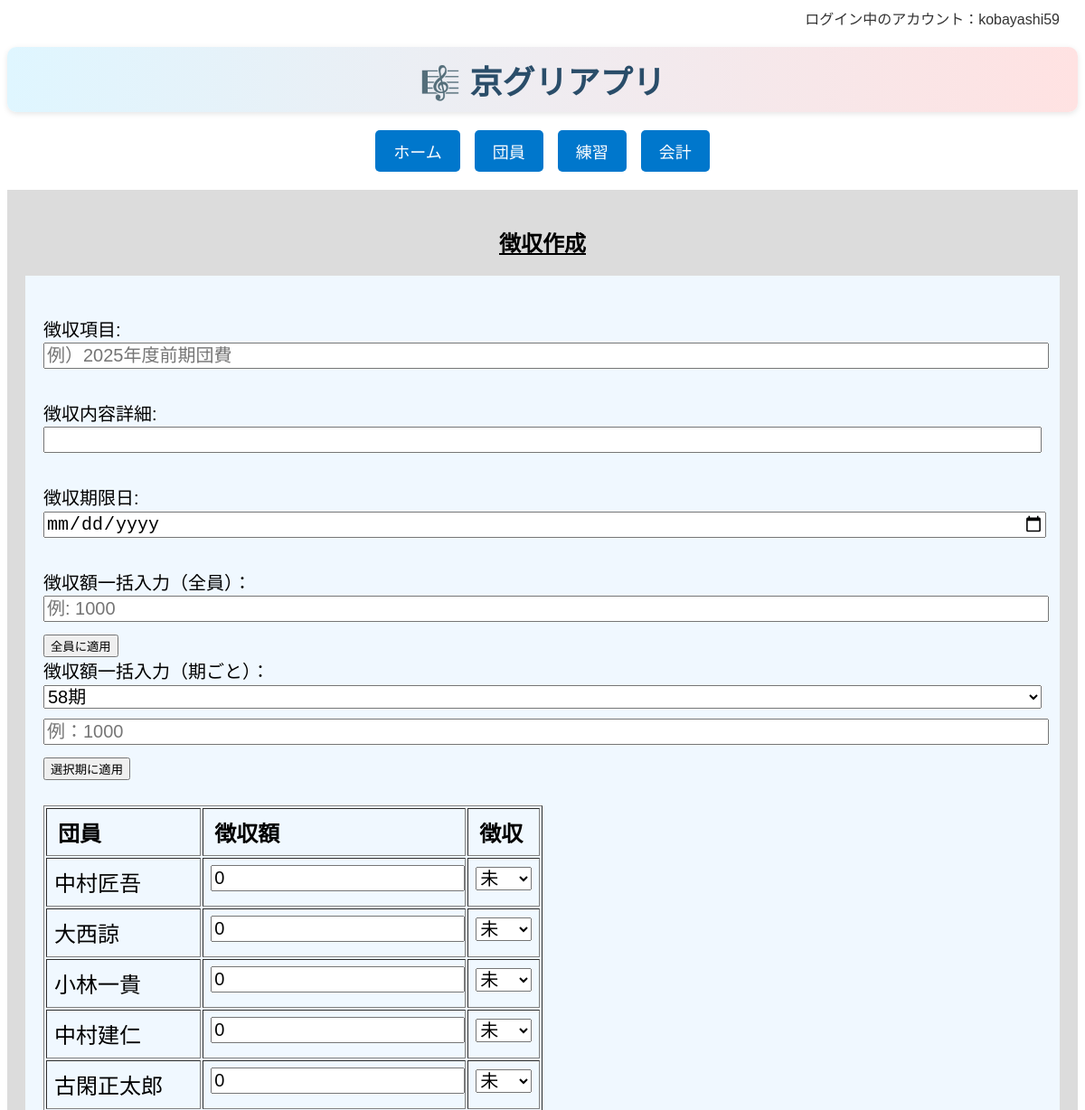
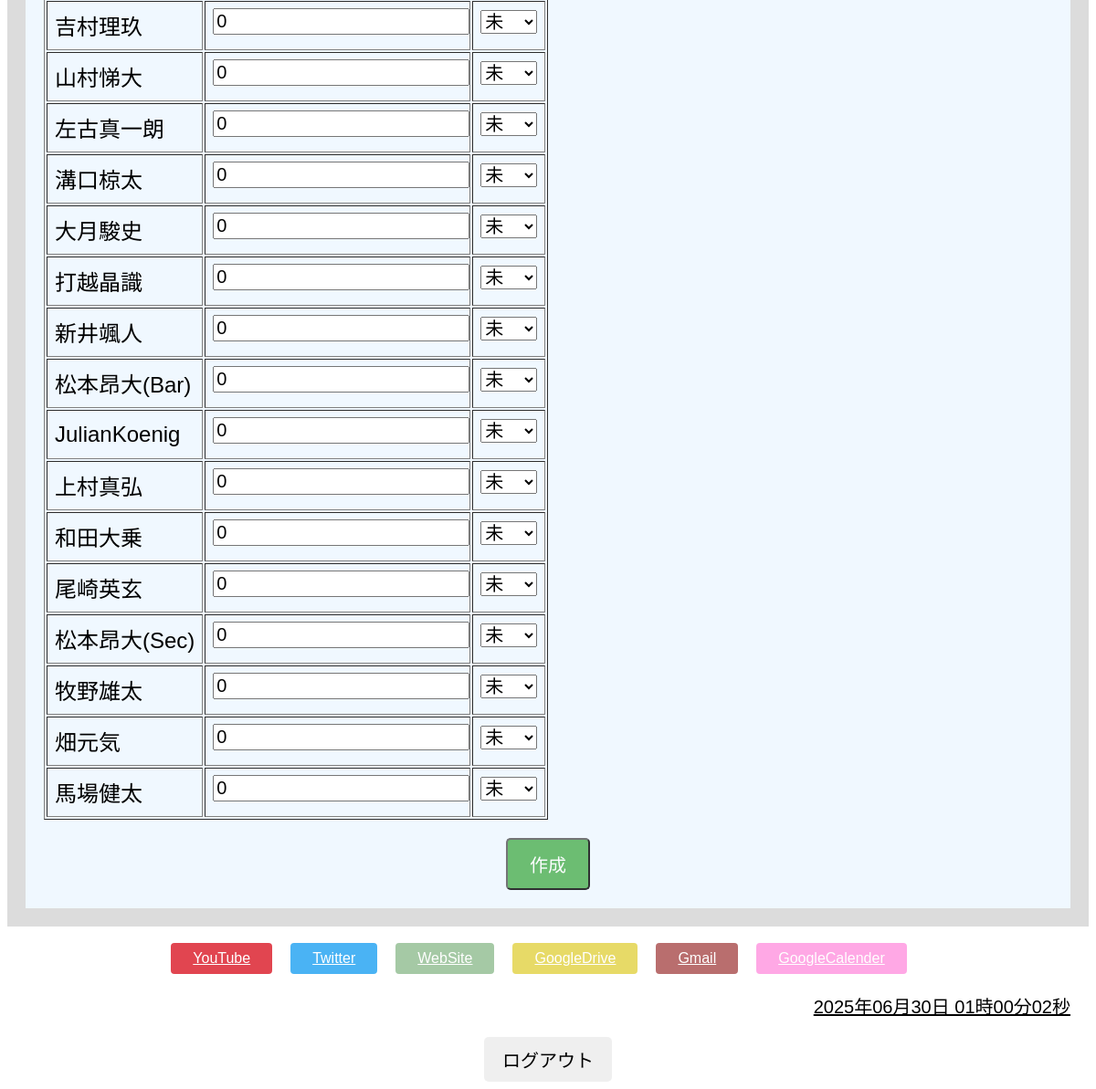
The page /accounting/collection/create/ (signed in) on the database its author committed (2 pictures, top to bottom).
### member/models.py (models this page shows, shortened)
class Member(models.Model):
    PART_CHOICES = [
        ('top', 'トップ'),
        ('second', 'セカンド'),
        ('baritone', 'バリトン'),
        ('bass', 'ベース'),
    ]
    id = models.UUIDField(
        primary_key=True,
        default=uuid.uuid4,
        editable=False,
        verbose_name="ID"
    )  # 主キーとしてUUIDを使用（安全性・衝突回避）
    name = models.CharField(max_length=100, verbose_name="名前")  # 団員名
    kyogleeid = models.IntegerField(verbose_name="期")  # 何期生か（整数）
    joinyear = models.IntegerField(verbose_name="入団年")  # 入団年度
    faculty = models.CharField(max_length=100, verbose_name="所属")  # 学部など
    part = models.CharField(
        max_length=10,
        choices=PART_CHOICES,
        verbose_name="パート"
    )  # 所属パート（選択式）
    role = models.ManyToManyField(
        Role,
        verbose_name="役職",
        blank=True
    )  # 複数の役職と多対多で紐づけ
    picture = CloudinaryField(
        '画像',
        blank=True,
        null=True
    )  # Cloudinaryに保存されるプロフィール画像
    created_at = models.DateTimeField(
        auto_now_add=True,
        verbose_name="作成日時"
    )  # 登録された日時（自動記録）
    updated_at = models.DateTimeField(
        auto_now=True,
        verbose_name="更新日時"
    )  # 最終更新日時（自動記録）
    user = models.OneToOneField(
        User,
        on_delete=models.CASCADE,
        null=True,
        blank=True
    )  # Djangoのログインユーザーと紐づけ（任意）

### accounting/views/collection_views.py (the view)
# urls.py: path('collection/create/', collection_views.collection_create, name='collection_create'),  # 新規徴収項目
@login_required
def collection_create(request):
    members = Member.objects.all().order_by('kyogleeid', 'name')
    kyoglee_list = Member.objects.values_list('kyogleeid', flat=True).distinct().order_by('kyogleeid')
    if request.method == 'POST':
        form = CollectionForm(request.POST)
        record_forms = []
        all_valid = True
        for member in members:
            amount_key = f"amount_{member.id}"
            status_key = f"status_{member.id}"
            try:
                amount = int(request.POST.get(amount_key, 0))
                status = request.POST.get(status_key, '未')
            except ValueError:
                amount = 0
                status = '未'
            if status == '不要':
                amount = 0
            record_forms.append({
                'member': member,
                'amount': amount,
                'status': status,
            })
        if form.is_valid():
            collection = form.save()
            for record in record_forms:
                CollectionRecord.objects.create(
                    collection=collection,
                    member=record['member'],
                    amount=record['amount'],
                    status=record['status']
                )
            return redirect('accounting:collection_list', year=collection.deadline.year)
    else:
        form = CollectionForm()
        record_forms = [{'member': m, 'amount': '', 'status': '未'} for m in members]
    return render(request, 'accounting/collection/collection_create.html', {
        'form': form,
        'members': members,
        'record_forms': record_forms,
        'kyoglee_list': kyoglee_list,
    })

### accounting/forms/collection_forms.py
class CollectionForm(forms.ModelForm):
    class Meta:
        model = Collection
        fields = ['title', 'content', 'deadline']
        labels = {
            'title': '徴収項目',
            'content': '徴収内容詳細',
            'deadline': '徴収期限日',
        }
        widgets = {
            'title': forms.TextInput(attrs={'placeholder': '例）2025年度前期団費'}),
            'content': forms.TextInput(attrs={'rows': 5, 'cols': 40, 'class': 'responsive-textarea'}),
            'deadline': forms.DateInput(attrs={'type': 'date'}),  # 日付選択用カレンダー入力
        }

### templates/accounting/collection/collection_create.html (shortened to what this page needs)
{% extends "base/base.html" %}
{% block body %}
<div class="contents">
    <h2 class="page_name">徴収作成</h2>
    <div class="register_contents">
        <form method="POST" class="register_form">
            {{ form.as_p }}
            <div>
                <label for="bulk_amount">徴収額一括入力（全員）：</label>
                <input type="number" id="bulk_amount" placeholder="例: 1000">
                <button type="button" onclick="applyBulkAmount()" class="wide-button">全員に適用</button>
            </div>
            <div>
                <label for="kyoglee_select">徴収額一括入力（期ごと）：</label>
                <select id="kyoglee_select">
                    {% for k in kyoglee_list %}
                        <option value="{{ k }}">{{ k }}期</option>
                    {% endfor %}
                </select>
                <input type="number" id="kyoglee_amount" placeholder="例：1000">
                <button type="button" onclick="applyKyogleeAmount()" class="wide-button">選択期に適用</button>
            </div>
            <br>
            <div>
            <table border="1">
                <thead>
                    <tr>
                        <th>団員</th>
                        <th>徴収額</th>
                        <th>徴収</th>
                    </tr>
                </thead>
                <tbody>
                    {% for member in members %}
                    <tr data-kyoglee="{{ member.kyogleeid }}">
                        <td>{{ member.name }}</td>
                        <td><input type="number" name="amount_{{ member.id }}" value="0"></td>
                        <td>
                            <select name="status_{{ member.id }}">
                                <option value="未">未</option>
                            </select>
                        </td>
                    </tr>
                    {% endfor %}
                </tbody>
            </table>
        </div>
            <div class="save_wrapper">
                <button type="submit" class="save">作成</button>
            </div>
        </form>
    </div>
</div>
{% endblock %}

### templates/base/base.html (shortened to what this page needs)
<!DOCTYPE html>
<html lang="ja">
<head>
    {% load static %}
    <link rel="stylesheet" href="{% static 'css/base.css' %}">
    <link rel="stylesheet" href="https://maxcdn.bootstrapcdn.com/font-awesome/4.3.0/css/font-awesome.min.css">
</head>
<body>
    <div class="header-row">
        <div class="user-info">
        ログイン中のアカウント：{{ request.user.username }}
        </div>
    </div>
    <h1 class="main-title">🎼 京グリアプリ </h1>
    <div class="main-nav">
    <a href="{% url 'main:index' %}" class="main-nav-btn">ホーム</a>
    <a href="{% url 'member:index' %}" class="main-nav-btn">団員</a>
    <a href="{% url 'practice_management:practice_index' %}" class="main-nav-btn">練習</a>
    <a href="{% url 'accounting:index' %}" class="main-nav-btn">会計</a>
    </div>
    {% block body %}
    {% endblock %}
    <br>
    <div class="link-block">
        <div class="btn-wrapper">
        <a href="https://www.youtube.com/@..." target="_blank" class="btn youtube">YouTube</a>
        <a href="https://x.com/Glee_KU" target="_blank" class="btn twitter">Twitter</a>
        <a href="https://sites.google.com/view/kyotoglee/home" target="_blank" class="btn website">WebSite</a>
        <a href="https://drive.google.com/drive/home" target="_blank" class="btn googledrive">GoogleDrive</a>
        <a href="https://mail.google.com/mail/u/0/#inbox" target="_blank" class="btn gmail">Gmail</a>
        <a href="https://calendar.google.com/calendar/u/0/r" target="_blank" class="btn googlecalender">GoogleCalender</a>
        </div>
    </div>
    <div id="clock" class="clock"></div>
    <footer>
    <div class="logout_wrapper">
        <form action="{% url 'accounts:logout' %}" method="post">
            <button type="submit" class="logout">ログアウト</button>
        </form>
    </div>
    </footer>
</body>
</html>

### static/css/base.css (style rules this page uses)
body { font-family: "Avenir Next", "Hiragino Kaku Gothic ProN W3", sans-serif; }
h1 { font-size: 36px; text-align: center; }
.main-title { font-size: 36px; font-weight: bold; color: #2a4d69; text-align: center; margin: 20px 0; background: linear-gradient(to right, #dff6ff, #ffe2e2); padding: 10px 20px; border-radius: 10px; box-shadow: 0px 2px 6px rgba(0, 0, 0, 0.1); }
h2 { text-align: center; }
.clock { font-size: 20px; text-align: right; padding-right: 20px; text-decoration: underline; }
.header-row { display: flex; justify-content: flex-end; padding: 0 20px 0 20px; }
.user-info { font-size: 16px; color: #333; }
.btn-wrapper { margin-bottom: 20px; display: flex; justify-content: center; }
.btn { padding: 8px 24px; color:rgb(255, 255, 255); opacity:0.8; border-radius: 4px; }
.youtube { background-color: RGB(218,23,37); margin-right: 20px; }
.twitter { background-color: RGB(29,161,242); margin-right: 20px; }
.website { background-color: darkseagreen; margin-right: 20px; }
.googledrive { background-color: rgb(226, 210, 66); margin-right: 20px; }
.gmail { background-color: rgb(168, 74, 74); margin-right: 20px; }
.googlecalender { background-color: rgb(255, 147, 223); margin-right: 20px; }
.contents { padding: 20px; background-color: gainsboro; }
.page_name { font-size: 24px; text-align: center; text-decoration: underline; }
.register_contents { display: flex; justify-content: center; padding: 20px; background-color: aliceblue; }
.register_form { text-align: left; font-size: 24px; width: 100%; }
.register_form input, .register_form label, .register_form select, .register_form textarea { font-size: 20px; width: 100%; margin-bottom: 10px; }
.save_wrapper { display: flex; justify-content: center; margin-top: 20px; }
.save { font-size: 20px; padding: 12px 24px; background-color: #4CAF50; color: white; border-radius: 5px; text-decoration: none; text-align: center; opacity: 0.8; }
.logout_wrapper { display: flex; justify-content: center; margin-top: 20px; }
.logout { font-size: 20px; padding: 10px 20px; border-radius: 5px; border: none; }
.main-nav { display: flex; justify-content: center; gap: 16px; margin: 20px 0; flex-wrap: wrap; }
.main-nav-btn { background-color: #0077cc; color: white; text-decoration: none; padding: 10px 20px; font-size: 18px; border-radius: 5px; text-align: center; }
.responsive-textarea { width: 100%; box-sizing: border-box; resize: vertical; }

### templates/accounting/collection/collection_create.html (style rules this page uses)
th { padding: 8px 12px; text-align: left; }
td { padding: 6px 8px; }

### rows shown on the page
Member: name "中村匠吾", id "未"
Member: name "大西諒", id "未"
Member: name "小林一貴", id "未"
Member: name "中村建仁", id "未"
Member: name "古閑正太郎", id "未"
Member: name "吉村理玖", id "未"
Member: name "山村悌大", id "未"
Member: name "左古真一朗", id "未"
Member: name "溝口椋太", id "未"
Member: name "大月駿史", id "未"
Member: name "打越晶識", id "未"
Member: name "新井颯人", id "未"
Member: name "松本昂大(Bar)", id "未"
Member: name "JulianKoenig", id "未"
Member: name "上村真弘", id "未"
Member: name "和田大乗", id "未"
Member: name "尾崎英玄", id "未"
Member: name "松本昂大(Sec)", id "未"
Member: name "牧野雄太", id "未"
Member: name "畑元気", id "未"
Member: name "馬場健太", id "未"

### other values the page prints
{{ request.user.username }} "kobayashi59"
form field value "58期"
